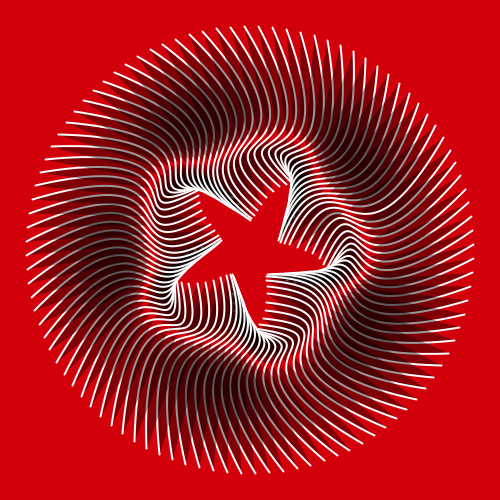
Frame 1 (no input)
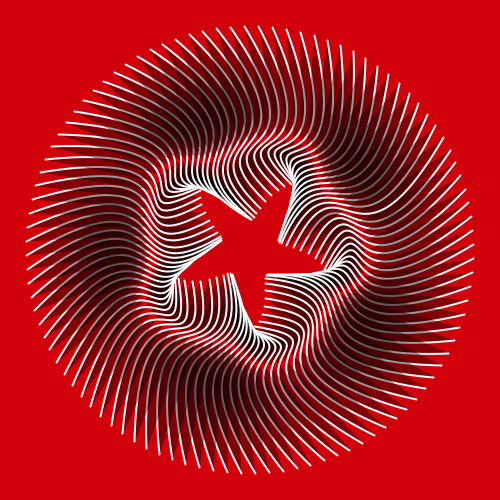
Frame 60 (the mouse pressed at the canvas centre just before this capture)
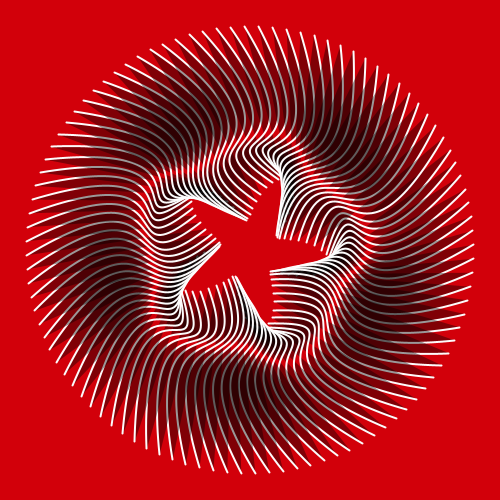
Frame 120 (the mouse held since frame 60 and released just before this capture)

The Processing sketch that drew these frames (run headless with seeded random() and noise(); from frame 60 on, the mouse is pressed at the canvas centre):

// Processing sketch: processing_158548
// ── processing_158548.pde

int num=100;
float theta;
 
void setup() {
  size(500, 500);
  background(0);
  stroke(255,250);
  strokeWeight(2);
  fill(0, 100);
}
 
void draw() {
  background(210,0,10);
  translate(width/2, height/2);
  for (int i=0; i<num; i++) {
    pushMatrix();
    float offSet = TWO_PI/num*i;
    rotate(offSet);
    float x1 = map(sin(theta+offSet*5),-1,1,30,80);
    float x2 = x1 -50 ;
    float x3 = 100;
    float x4 = x3 + 100;
    bezier(x1, 0, 100, -100, x3, 50, x4, -100);
    popMatrix();
  }
  theta -= 200;
}
